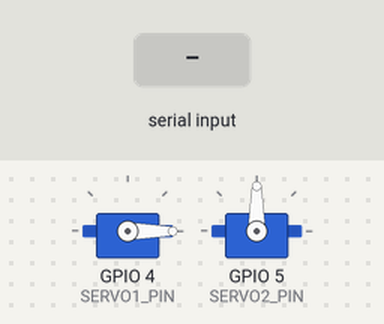
Simulated run of this program. Board: ESP32-S3. On the bench: 2 × servo. The test bench sets the inputs (shaded band). What the program prints to the serial monitor is not drawn.

Above: at 1.2 s.
1.3 s: "U:1500,1500\n" received over Serial
At 1.8 s:
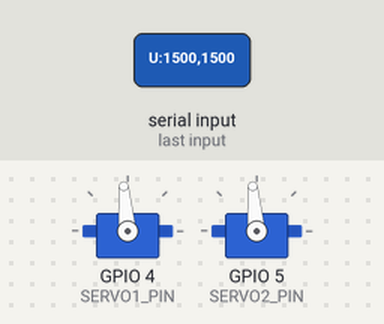
2.8 s: "A:123,45\n" received over Serial
At 4.0 s:
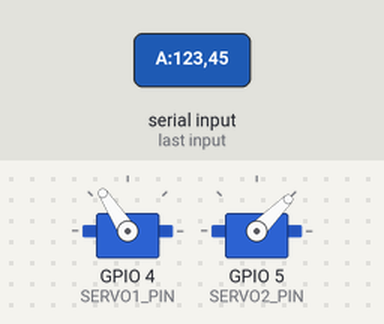
Timing chart, 0 to 5.8 s (numbered marks = the images above; inputs shaded):
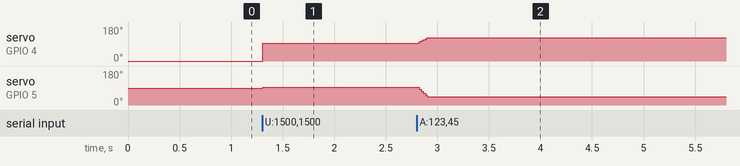

Measured:
- after the input at 1.3 s, servo on GPIO 4 (SERVO1_PIN): 0° → 95° at once; servo on GPIO 5 (SERVO2_PIN): 90° → 95° at once
- after the input at 2.8 s, servo on GPIO 4 (SERVO1_PIN): 95° → 123° at once; servo on GPIO 5 (SERVO2_PIN): 95° → 45° at once

The program:

main.cpp
```cpp
/* MoRo 2025-2 @ Hongik Univ.
   ESP32-S3 DevKitC-1 firmware for the p5.js 2-DOF Robot Arm GUI (gui/sketch.js)
   ===
   Protocol (GUI -> ESP32), one line per GUI frame (~60 Hz):
       "U:<us1>,<us2>\n"       servo pulse width in microseconds (PULSE_MIN..PULSE_MAX), ~0.1 deg resolution
       "A:<cmd1>,<cmd2>\n"     legacy: servo angle 0..180 (integer degrees)
   - servo1 = theta1          (J1_OFFSET = 0)
   - servo2 = 90 + theta2     (J2_OFFSET = 90, servo 90deg = kinematic 0deg)
   The dynamics simulation and the PID / impedance controllers run in the GUI. This firmware only
   drives the servos. Between two received commands it interpolates linearly at 1 kHz over the
   measured command interval, so the motion is smooth instead of stepping at the GUI frame rate
   (this adds about one command interval of latency).
     * "Follow Sim" ON  -> GUI sends the simulated angle -> arm moves like the simulated response
     * "Follow Sim" OFF -> GUI sends the target pose      -> servo goes directly to the target
*/

#include <Arduino.h>
#include <ESP32Servo.h>

// ---- Hardware settings ----
const int  SERVO1_PIN = 4;      // J1 (shoulder) signal pin
const int  SERVO2_PIN = 5;      // J2 (elbow) signal pin
const long BAUD       = 115200; // must match the GUI's serial baud rate (UART port)
const int  PULSE_MIN  = 500;    // us at 0 deg   (tune for your servo; must match the GUI)
const int  PULSE_MAX  = 2400;   // us at 180 deg (tune for your servo; must match the GUI)
const int  SERVO_HZ   = 50;     // PWM frame rate. Analog servos (SG90 etc.): 50. Many digital servos accept 100-300

// Interpolation
const uint32_t INTERP_PERIOD_US = 1000;  // output update period (1 kHz)
const uint32_t SPAN_MIN_US      = 5000;  // clamp for the measured command interval
const uint32_t SPAN_MAX_US      = 100000;

// Initial pose = GUI's centerEE(): theta1 = 0, theta2 = 0  ->  servo (0 deg, 90 deg)
const float INIT_US1 = PULSE_MIN;
const float INIT_US2 = (PULSE_MIN + PULSE_MAX) / 2.0f;

Servo servo1, servo2;

// Linear interpolation from `from` to `to` over `span` microseconds, started at `t0`
struct Interp {
  float from, to, out;
  int written;  // last value sent to the servo (-1 = none)
};
Interp ch1 = {INIT_US1, INIT_US1, INIT_US1, -1};
Interp ch2 = {INIT_US2, INIT_US2, INIT_US2, -1};
uint32_t segStart = 0, segSpan = SPAN_MAX_US, lastCmdAt = 0, lastTick = 0;
bool haveCmd = false;

// One line buffer per serial port (native USB CDC + UART)
struct LineReader {
  char buf[32];
  uint8_t len = 0;
};
LineReader usbReader, uartReader;

float degToUs(float deg) {
  return PULSE_MIN + constrain(deg, 0.0f, 180.0f) / 180.0f * (PULSE_MAX - PULSE_MIN);
}

// New target: start a segment from the current output toward it, lasting one command interval
void setTarget(float us1, float us2) {
  uint32_t now = micros();
  segSpan = haveCmd ? constrain(now - lastCmdAt, SPAN_MIN_US, SPAN_MAX_US) : SPAN_MIN_US;
  lastCmdAt = now;
  haveCmd = true;
  segStart = now;
  ch1.from = ch1.out; ch1.to = constrain(us1, (float)PULSE_MIN, (float)PULSE_MAX);
  ch2.from = ch2.out; ch2.to = constrain(us2, (float)PULSE_MIN, (float)PULSE_MAX);
}

void writeChannel(Servo &s, Interp &c, float a) {
  c.out = c.from + (c.to - c.from) * a;
  int us = (int)lroundf(c.out);
  if (us != c.written) { s.writeMicroseconds(us); c.written = us; }
}

void updateOutputs() {
  float a = (float)(micros() - segStart) / segSpan;
  if (a > 1.0f) a = 1.0f;
  writeChannel(servo1, ch1, a);
  writeChannel(servo2, ch2, a);
}

// Parse one line: "U:1500,1500" or "A:123,45"
void handleLine(const char *s) {
  if (s[1] != ':') return;
  int c1, c2;
  if (sscanf(s + 2, "%d,%d", &c1, &c2) != 2) return;
  if (s[0] == 'U')      setTarget(c1, c2);
  else if (s[0] == 'A') setTarget(degToUs(c1), degToUs(c2));
}

void pollStream(Stream &port, LineReader &r) {
  while (port.available()) {
    char ch = (char)port.read();
    if (ch == '\n' || ch == '\r') {
      if (r.len > 0) {
        r.buf[r.len] = '\0';
        handleLine(r.buf);
        r.len = 0;
      }
    } else if (r.len < sizeof(r.buf) - 1) {
      r.buf[r.len++] = ch;
    } else {
      r.len = 0;  // overflow: drop garbage line
    }
  }
}

void setup() {
  Serial.begin(BAUD);   // native USB CDC (baud is ignored)
  Serial0.begin(BAUD);  // UART port

  ESP32PWM::allocateTimer(0);
  ESP32PWM::allocateTimer(1);
  servo1.setPeriodHertz(SERVO_HZ);
  servo2.setPeriodHertz(SERVO_HZ);
  servo1.attach(SERVO1_PIN, PULSE_MIN, PULSE_MAX);
  servo2.attach(SERVO2_PIN, PULSE_MIN, PULSE_MAX);

  updateOutputs();

  Serial.println("MoRo arm ready");
  Serial0.println("MoRo arm ready");
}

void loop() {
  pollStream(Serial, usbReader);
  pollStream(Serial0, uartReader);

  uint32_t now = micros();
  if (now - lastTick >= INTERP_PERIOD_US) {
    lastTick = now;
    updateOutputs();
  }
}
```
